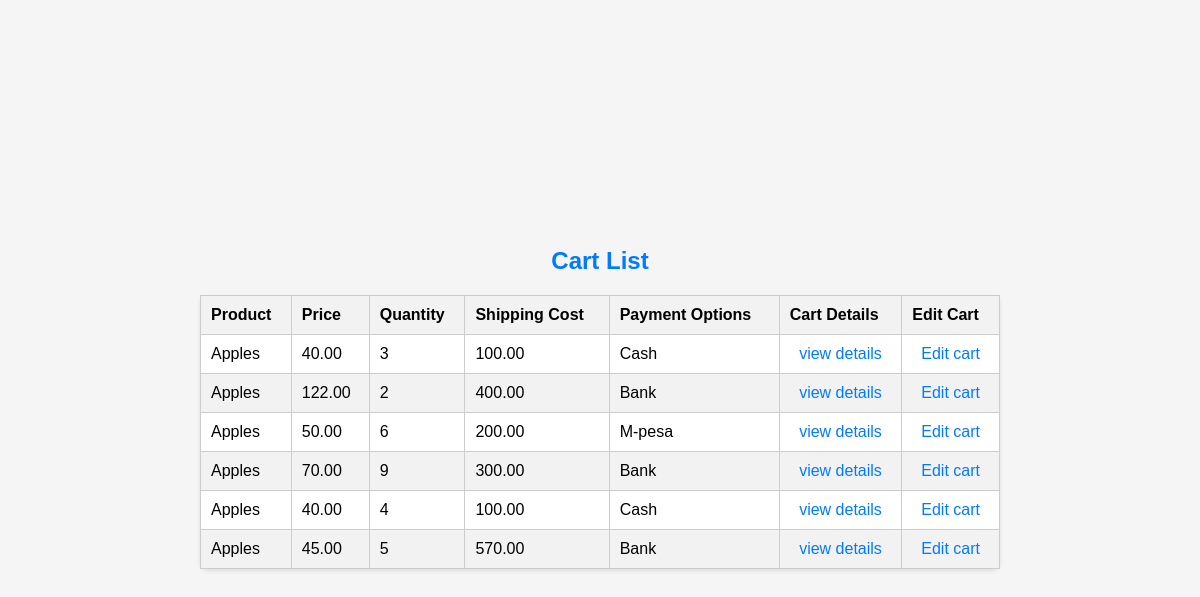
The app's page /Cart/cart/list, older data.
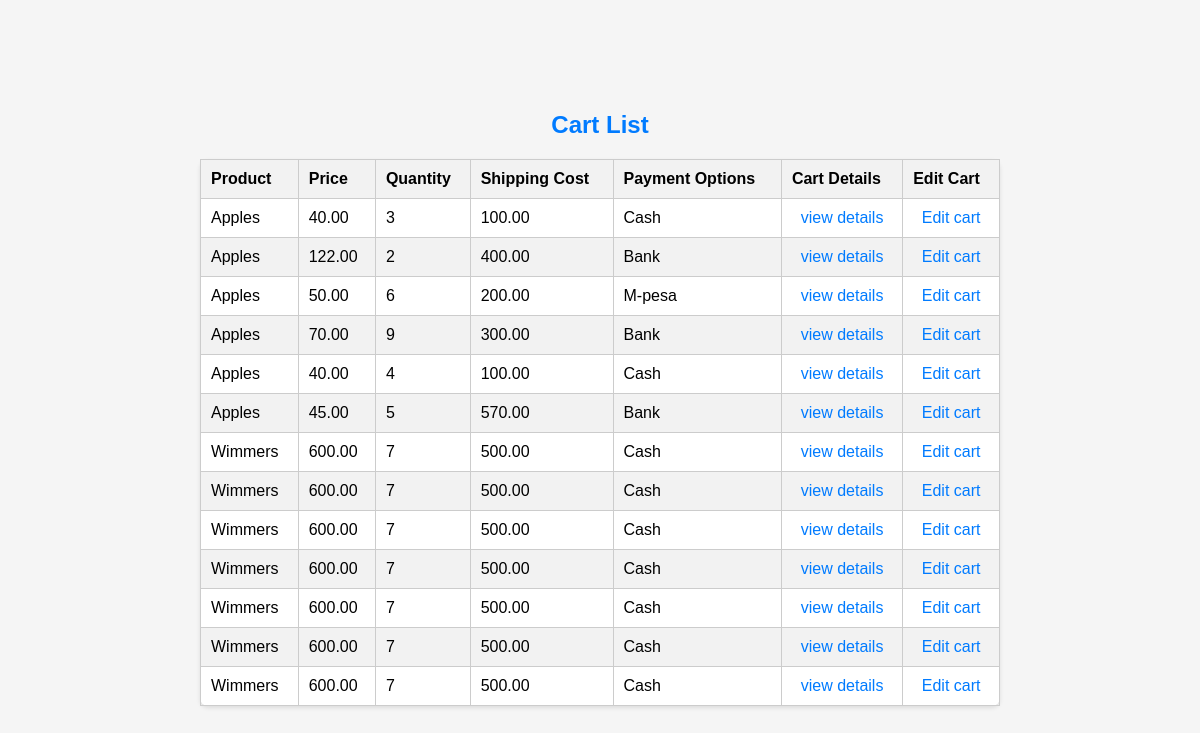
The same page, newer data.
### Cart/models.py (models this page shows, shortened)
class Cart (models.Model):
    product = models.ManyToManyField(Product)
    order = models.ForeignKey(Order,on_delete=models.CASCADE)
    price = models.DecimalField(max_digits=6, decimal_places=2)
    quantity = models.PositiveBigIntegerField()
    shipping_cost = models.DecimalField(max_digits=6, decimal_places=2)
    payment_options = models.CharField(max_length=32)
    date_created = models.DateTimeField(auto_now_add=True)
    date_updated = models.DateTimeField(auto_now=True)

### Order/models.py (models this page shows)
class Order(models.Model):
    vendor = models.ForeignKey(Vendor, on_delete=models.CASCADE)
    payment = models.OneToOneField(Payment, on_delete=models.PROTECT, null=True)
    customer = models.ForeignKey(Customer, on_delete=models.CASCADE)
    quantity = models.PositiveIntegerField()
    name = models.CharField(max_length=32)
    total = models.DecimalField(max_digits=6, decimal_places=2)
    date = models.DateField()
    date_created = models.DateTimeField(auto_now_add=True)
    date_updated = models.DateTimeField(auto_now=True)
    def __str__(self):
        return self.name

### Cart/views.py (the view)
# urls.py: path("cart/list",cart_list, name="cart_list_view"),
def cart_list(request):
    cart = Cart.objects.all()
    return render (request, "cart/cart_list.html", {"carts": cart})

### templates/cart/cart_list.html (shortened to what this page needs)
<!DOCTYPE html>
<html lang="en">
<head>
    {% load static %}
    <link rel="stylesheet" href="{% static 'Inventory/product_list.css' %}">
</head>
<body>
    <div class="product-list-container">
        <h1 class="heading">Cart List</h1>
        <table>
            <thead>
                <tr>
                    <th>Product</th>
                    <th>Price</th>
                    <th>Quantity</th>
                    <th>Shipping Cost</th>
                    <th>Payment Options</th>
                    <th>Cart Details</th>
                    <th>Edit Cart</th>
                </tr>
            </thead>
            <tbody>
                {% for cart in carts %}
                <tr>
                    <td>{{ cart.order }}</td>
                    <td>{{ cart.price }}</td>
                    <td>{{ cart.quantity }}</td>
                    <td>{{ cart.shipping_cost }}</td>
                    <td>{{ cart.payment_options }}</td>
                    <td><a href="{% url 'cart_detail_view' id=cart.id %}">view details</a></td>
                    <td><a href="{% url 'cart_edit_view' id=cart.id %}">Edit cart</a></td>
                </tr>
                {% endfor %}
            </tbody>
        </table>
    </div>
</body>
</html>

Row changes from the older to the newer data that the page shows:
added Cart: order "Wimmers", price "600.00", quantity "7", shipping_cost "500.00", payment_options "Cash"
added Cart: order "Wimmers", price "600.00", quantity "7", shipping_cost "500.00", payment_options "Cash"
added Cart: order "Wimmers", price "600.00", quantity "7", shipping_cost "500.00", payment_options "Cash"
added Cart: order "Wimmers", price "600.00", quantity "7", shipping_cost "500.00", payment_options "Cash"
added Cart: order "Wimmers", price "600.00", quantity "7", shipping_cost "500.00", payment_options "Cash"
added Cart: order "Wimmers", price "600.00", quantity "7", shipping_cost "500.00", payment_options "Cash"
added Cart: order "Wimmers", price "600.00", quantity "7", shipping_cost "500.00", payment_options "Cash"
